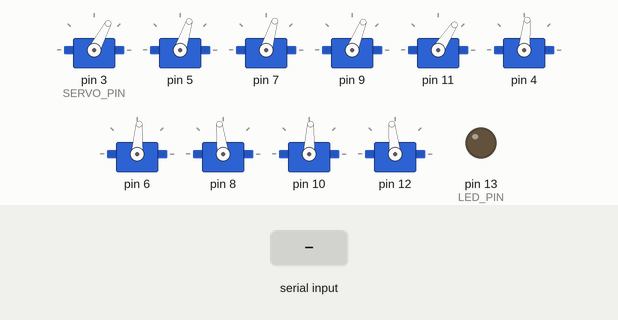
This sketch was run on a simulated Arduino Uno, built with avr-gcc and run on an emulated ATmega328P. Parts: 10 × servo, output pins drawn as LEDs (lit = HIGH). The inputs (shaded band) are chosen by the test bench. What the sketch prints to the serial monitor is not drawn.

Above: at 1.2 s.
1.3 s: "30,150\n" received over Serial
Timing chart, 0 to 4.3 s (numbered marks = the images above; inputs shaded):
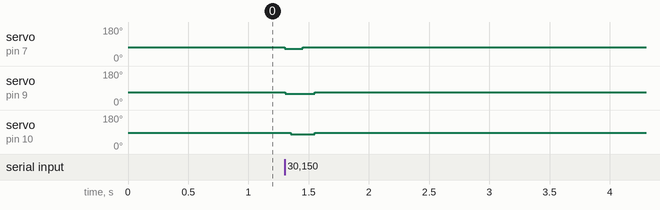

The sketch:

Fingers.ino
```cpp
//
// Fingers v0.6
//  by cloudree
//
//  v0.0 : start for Dereste
//  v0.5 : for UNO, and re-maked
//  v0.51 : pattern : onegai cinderella master
//  v0.6 : Serial Managed

#include <Servo.h>
#include <String.h>

////////////////////////////////////////////////
// debug : output to serial monitor
#define SERIAL_DEBUG_LEVEL  1
//    0 = message
//    1 = pattern
//    2 = detail
#define SERIAL_SPEED    115200
#define SERIAL_DELAY    1

char dbgmsg[100];

void _serialmsg( int level, char *msg )
{
  if ( level <= SERIAL_DEBUG_LEVEL )
    Serial.print( msg );
}

void MSG( char *msg ) {
  _serialmsg( 0, msg );
}
void PAT( char *msg ) {
  _serialmsg( 1, msg );
}
void DBG( char *msg ) {
  _serialmsg( 2, msg );
}

////////////////////////////////////////////////
const int START_PIN =   2;
const int LED_PIN =     13;
const int SERVO_PIN =   3;
// 13=LED
// 12=1LR, 11=1UD
// 10=2LR, 9=2UD
// 8=3LR, 7=3UD
// 6=4LR, 5=4UD
// 4=5LR, 3=5UD
// 2=START
// 1,0=Serial

const int FINGER_COUNT =      5;
const int SERVO_COUNT =       FINGER_COUNT;
const int SERVO_MIN_VALUE =   15;
const int SERVO_MAX_VALUE =   165;
const int SERVO_MID_VALUE =   ((SERVO_MIN_VALUE + SERVO_MAX_VALUE) / 2); // 90

const int ANGLE_UD_UP =       0;
const int ANGLE_UD_DOWN =     -8;

const int ANGLE_LR_LEFT =     8;
const int ANGLE_LR_CENTER =   0;
const int ANGLE_LR_RIGHT =    -8;

Servo svo_ud[ SERVO_COUNT ];
Servo svo_lr[ SERVO_COUNT ];
String readbuf;

const int mid_value_ud[ SERVO_COUNT ] = {
  // + UD -
  SERVO_MID_VALUE - 28,
  SERVO_MID_VALUE - 18,
  SERVO_MID_VALUE - 17,
  SERVO_MID_VALUE - 22,
  SERVO_MID_VALUE - 33
};

const int mid_value_lr[ SERVO_COUNT ] = {
  // + LR -
  SERVO_MID_VALUE - 6,
  SERVO_MID_VALUE - 4,
  SERVO_MID_VALUE + 7,
  SERVO_MID_VALUE - 3,
  SERVO_MID_VALUE + 6
};

enum state_finger {
  SF_IDLE = 0,
  SF_TOUCH_MOVE_DOWN, SF_TOUCH_DOWN, SF_TOUCH_MOVE_UP,
  SF_LONG_MOVE_DOWN, SF_LONG_DOWN, SF_LONG_MOVE_UP,
  SF_LEFT_MOVE_DOWN, SF_LEFT_MOVE, SF_LEFT_BACK,
  SF_RIGHT_MOVE_DOWN, SF_RIGHT_MOVE, SF_RIGHT_BACK,
  SF_MAX
} sf[ SERVO_COUNT ];

int state_delay_tick[ SF_MAX ] = {  // delay time for action
  0,
  50, 100, 50,
  50,   0, 50,     // 0 = infinite delay for long pattern
  50, 200, 50,
  50, 200, 50
};

long  sf_tick[ SERVO_COUNT ];     // wait until
unsigned long  start_tick = 0, last_tick = 0, play_tick = 0, step_tick = 0;

void finger_change( int f, state_finger s, int ud = ANGLE_UD_UP, int lr = ANGLE_LR_CENTER )
{
  svo_ud[ f ].write( mid_value_ud[ f ] + ud );
  svo_lr[ f ].write( mid_value_lr[ f ] + lr );

  sf[ f ] = s;
  int delay_tick = state_delay_tick[ s ];
  sf_tick[ f ] = ( delay_tick > 0 ) ? ( play_tick + delay_tick ) : 0;

  sprintf( dbgmsg, "[%08lu] --change f=%d, state=%d, ud=%d, lr=%d, d=%d, w=%08lu\n", play_tick / 100, f, s, ud, lr, delay_tick, sf_tick[f] / 100 );
  DBG( dbgmsg );
}

void finger_init( int f )
{
  sprintf( dbgmsg, "-init f=%d\n", f );
  DBG( dbgmsg );

  finger_change( f, SF_IDLE );
}

void finger_action( int f, int p )
{
  switch ( p ) {
    case 0 : // no change
      break;

    case 1 : // touch sequence start
      finger_change( f, SF_TOUCH_MOVE_DOWN, ANGLE_UD_DOWN );
      sprintf( dbgmsg, "[%08lu] TOUC %d\n", play_tick / 100, f );
      break;

    case 2 : // long-note sequence start
      finger_change( f, SF_LONG_MOVE_DOWN, ANGLE_UD_DOWN );
      sprintf( dbgmsg, "[%08lu] DOWN %d\n", play_tick / 100, f );
      break;

    case 3 : // long_note finish action
      finger_change( f, SF_LONG_MOVE_UP, ANGLE_UD_UP );
      sprintf( dbgmsg, "[%08lu] UP   %d\n", play_tick / 100, f );
      break;

    case 4 : // left sequence start
      finger_change( f, SF_LEFT_MOVE_DOWN, ANGLE_UD_DOWN );
      sprintf( dbgmsg, "[%08lu] LEFT %d\n", play_tick / 100, f );
      break;

    case 5 : // right sequence start
      finger_change( f, SF_RIGHT_MOVE_DOWN, ANGLE_UD_DOWN );
      sprintf( dbgmsg, "[%08lu] RIGHT %d\n", play_tick / 100, f );
      break;
  }

  if ( p > 0 )
  {
    PAT( dbgmsg );
  }
}

void finger_process( int f )
{
  if ( sf_tick[ f ] <= 0 )  // long pattern
    return;

  if ( play_tick < sf_tick[ f ] )  // wait until
    return;

  switch ( sf[f] ) {
    case SF_IDLE:   break;

    // change to next state ...
    case SF_TOUCH_MOVE_DOWN:    finger_change( f, SF_TOUCH_DOWN, ANGLE_UD_DOWN );    break;
    case SF_TOUCH_DOWN:         finger_change( f, SF_TOUCH_MOVE_UP, ANGLE_UD_UP );   break;
    case SF_TOUCH_MOVE_UP:      finger_change( f, SF_IDLE );                         break;

    case SF_LONG_MOVE_DOWN:     finger_change( f, SF_LONG_DOWN, ANGLE_UD_DOWN );     break;
    case SF_LONG_DOWN:                                                              break;    // infinite loop until up
    case SF_LONG_MOVE_UP:       finger_change( f, SF_IDLE );                         break;

    case SF_LEFT_MOVE_DOWN:     finger_change( f, SF_LEFT_MOVE, ANGLE_UD_DOWN, ANGLE_LR_LEFT );    break;
    case SF_LEFT_MOVE:          finger_change( f, SF_LEFT_BACK );    break;
    case SF_LEFT_BACK:          finger_change( f, SF_IDLE );         break;

    case SF_RIGHT_MOVE_DOWN:    finger_change( f, SF_RIGHT_MOVE, ANGLE_UD_DOWN, ANGLE_LR_RIGHT );  break;
    case SF_RIGHT_MOVE:         finger_change( f, SF_RIGHT_BACK );   break;
    case SF_RIGHT_BACK:         finger_change( f, SF_IDLE );         break;
  }
}

////////////////////////////////////////////////
void setup()
{
  // serial debugger
  Serial.begin( SERIAL_SPEED );
  Serial.setTimeout( SERIAL_DELAY );
  while ( !Serial )
  {
    ; // wait for serial connection
  }

  // setup pins
  pinMode( START_PIN, INPUT );
  pinMode( LED_PIN, OUTPUT );
  for ( int i = 0; i < SERVO_COUNT; i ++ )
    svo_ud[i].attach( SERVO_PIN + i * 2 );      // 3,5,7,9,11
  for ( int i = 0; i < SERVO_COUNT; i ++ )
    svo_lr[i].attach( SERVO_PIN + i * 2 + 1);   // 4,6,8,10,12

  // reset positions
  for ( int i = 0; i < SERVO_COUNT; i ++ )
  {
    finger_init( i );
  }

  // init vals
  last_tick = start_tick = millis();
  play_tick = step_tick = 0;
  readbuf = "";

  // ready
  MSG( "Ready to Start\n" );
}

///////////////////////////////////////////////
/*
  void test_loop()
  {
  // restart and wait
  for ( int i = 0; i < SERVO_COUNT; i ++ )
    svo_ud[i].write( mid_value_ud[i] - 10 );
  delay( 500 );

  for ( int i = 0; i < SERVO_COUNT; i ++ )
    svo_ud[i].write( mid_value_ud[i] + 10 );
  delay( 500 );
  }
*/

////////////////////////////////////////////////
void loop()
{
  unsigned long cur_tick = millis();
  if ( cur_tick > last_tick ) {
    play_tick += cur_tick - last_tick;
    step_tick += cur_tick - last_tick;
    last_tick = cur_tick;
  }

  for ( int i = 0; i < SERVO_COUNT; i++ )
    finger_process( i );

  // read from serial
  int rd = Serial.read();
  if( rd < '0' || '9' < rd )
    return;
  readbuf.concat( rd-'0' );
  if( readbuf.length() < SERVO_COUNT )
    return;

  sprintf( dbgmsg, "[%08lu] recv = %s", play_tick / 100, readbuf.c_str() );
  PAT( dbgmsg );

  // move to next step
  for ( int i = 0; i < SERVO_COUNT; i++ ) {
    finger_action( i, readbuf[i] - '0');
    finger_process( i );
  }

  readbuf = "";
}
```

Measured:
- after the input at 1.3 s, servo on pin 7: 73° → 65° at once, → 73° 0.15 s later; servo on pin 9: 68° → 60° at once, → 68° 0.25 s later; servo on pin 10: 87° → 79° after 0.05 s, → 87° 0.20 s later
